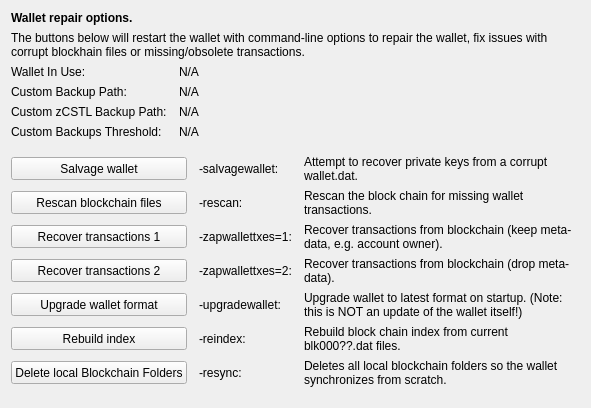
     <widget class="QWidget" name="tab_repair">
      <attribute name="title">
       <string>&amp;Wallet Repair</string>
      </attribute>
      <layout class="QGridLayout" name="gridLayout_4" columnstretch="0,0,0,0">
       <property name="horizontalSpacing">
        <number>12</number>
       </property>
       <item row="0" column="0" colspan="4">
        <widget class="QLabel" name="label_repair_header">
         <property name="font">
          <font>
           <weight>75</weight>
           <bold>true</bold>
          </font>
         </property>
         <property name="text">
          <string>Wallet repair options.</string>
         </property>
        </widget>
       </item>
       <item row="1" column="0" colspan="4">
        <widget class="QLabel" name="label_repair_helptext">
         <property name="font">
          <font>
           <weight>50</weight>
           <bold>false</bold>
          </font>
         </property>
         <property name="text">
          <string>The buttons below will restart the wallet with command-line options to repair the wallet, fix issues with corrupt blockhain files or missing/obsolete transactions.</string>
         </property>
         <property name="wordWrap">
          <bool>true</bool>
         </property>
        </widget>
       </item>
       <item row="2" column="0">
        <widget class="QLabel" name="wallet_path_label">
         <property name="text">
          <string>Wallet In Use:</string>
         </property>
        </widget>
       </item>
       <item row="2" column="1" colspan="3">
        <widget class="QLabel" name="wallet_path">
         <property name="cursor">
          <cursorShape>IBeamCursor</cursorShape>
         </property>
         <property name="text">
          <string>N/A</string>
         </property>
         <property name="textFormat">
          <enum>Qt::PlainText</enum>
         </property>
         <property name="textInteractionFlags">
          <set>Qt::LinksAccessibleByMouse|Qt::TextSelectableByKeyboard|Qt::TextSelectableByMouse</set>
         </property>
        </widget>
       </item>
       <item row="3" column="0">
        <widget class="QLabel" name="wallet_custombackuppath_label">
         <property name="text">
          <string>Custom Backup Path:</string>
         </property>
         <property name="visible">
          <bool>false</bool>
         </property>
        </widget>
       </item>
       <item row="3" column="1" colspan="3">
        <widget class="QLabel" name="wallet_custombackuppath">
         <property name="cursor">
          <cursorShape>IBeamCursor</cursorShape>
         </property>
         <property name="text">
          <string>N/A</string>
         </property>
         <property name="textFormat">
          <enum>Qt::PlainText</enum>
         </property>
         <property name="textInteractionFlags">
          <set>Qt::LinksAccessibleByMouse|Qt::TextSelectableByKeyboard|Qt::TextSelectableByMouse</set>
         </property>
         <property name="visible">
          <bool>false</bool>
         </property>
        </widget>
       </item>
       <item row="4" column="0">
        <widget class="QLabel" name="wallet_customzcstlbackuppath_label">
         <property name="text">
          <string>Custom zCSTL Backup Path:</string>
         </property>
         <property name="visible">
          <bool>false</bool>
         </property>
        </widget>
       </item>
       <item row="4" column="1" colspan="3">
        <widget class="QLabel" name="wallet_customzcstlbackuppath">
         <property name="cursor">
          <cursorShape>IBeamCursor</cursorShape>
         </property>
         <property name="text">
          <string>N/A</string>
         </property>
         <property name="textFormat">
          <enum>Qt::PlainText</enum>
         </property>
         <property name="textInteractionFlags">
          <set>Qt::LinksAccessibleByMouse|Qt::TextSelectableByKeyboard|Qt::TextSelectableByMouse</set>
         </property>
         <property name="visible">
          <bool>false</bool>
         </property>
        </widget>
       </item>
       <item row="5" column="0">
        <widget class="QLabel" name="wallet_custombackupthreshold_label">
         <property name="text">
          <string>Custom Backups Threshold:</string>
         </property>
         <property name="visible">
          <bool>false</bool>
         </property>
        </widget>
       </item>
       <item row="5" column="1" colspan="3">
        <widget class="QLabel" name="wallet_custombackupthreshold">
         <property name="cursor">
          <cursorShape>IBeamCursor</cursorShape>
         </property>
         <property name="text">
          <string>N/A</string>
         </property>
         <property name="textFormat">
          <enum>Qt::PlainText</enum>
         </property>
         <property name="textInteractionFlags">
          <set>Qt::LinksAccessibleByMouse|Qt::TextSelectableByKeyboard|Qt::TextSelectableByMouse</set>
         </property>
         <property name="visible">
          <bool>false</bool>
         </property>
        </widget>
       </item>
       <item row="6" column="0">
        <spacer name="verticalSpacer_repair1">
         <property name="orientation">
          <enum>Qt::Vertical</enum>
         </property>
         <property name="sizeHint" stdset="0">
          <size>
           <width>10</width>
           <height>10</height>
          </size>
         </property>
        </spacer>
       </item>
       <item row="7" column="0" colspan="2">
        <widget class="QPushButton" name="btn_salvagewallet">
         <property name="minimumSize">
          <size>
           <width>100</width>
           <height>23</height>
          </size>
         </property>
         <property name="text">
          <string>Salvage wallet</string>
         </property>
        </widget>
       </item>
       <item row="7" column="2">
        <widget class="QLabel" name="label_repair_salvage_command">
         <property name="text">
          <string notr="true">-salvagewallet:</string>
         </property>
        </widget>
       </item>
       <item row="7" column="3">
        <widget class="QLabel" name="label_repair_salvage">
         <property name="text">
          <string>Attempt to recover private keys from a corrupt wallet.dat.</string>
         </property>
         <property name="wordWrap">
          <bool>true</bool>
         </property>
        </widget>
       </item>
       <item row="8" column="0" colspan="2">
        <widget class="QPushButton" name="btn_rescan">
         <property name="minimumSize">
          <size>
           <width>100</width>
           <height>23</height>
          </size>
         </property>
         <property name="text">
          <string>Rescan blockchain files</string>
         </property>
        </widget>
       </item>
       <item row="8" column="2">
        <widget class="QLabel" name="label_repair_rescan_command">
         <property name="text">
          <string notr="true">-rescan:</string>
         </property>
        </widget>
       </item>
       <item row="8" column="3">
        <widget class="QLabel" name="label_repair_rescan">
         <property name="text">
          <string>Rescan the block chain for missing wallet transactions.</string>
         </property>
         <property name="wordWrap">
          <bool>true</bool>
         </property>
        </widget>
       </item>
       <item row="9" column="0" colspan="2">
        <widget class="QPushButton" name="btn_zapwallettxes1">
         <property name="minimumSize">
          <size>
           <width>100</width>
           <height>23</height>
          </size>
         </property>
         <property name="text">
          <string>Recover transactions 1</string>
         </property>
        </widget>
       </item>
       <item row="9" column="2">
        <widget class="QLabel" name="label_repair_zap1_command">
         <property name="text">
          <string notr="true">-zapwallettxes=1:</string>
         </property>
        </widget>
       </item>
       <item row="9" column="3">
        <widget class="QLabel" name="label_repair_zap1">
         <property name="text">
          <string>Recover transactions from blockchain (keep meta-data, e.g. account owner).</string>
         </property>
         <property name="wordWrap">
          <bool>true</bool>
         </property>
        </widget>
       </item>
       <item row="10" column="0" colspan="2">
        <widget class="QPushButton" name="btn_zapwallettxes2">
         <property name="minimumSize">
          <size>
           <width>100</width>
           <height>23</height>
          </size>
         </property>
         <property name="text">
          <string>Recover transactions 2</string>
         </property>
        </widget>
       </item>
       <item row="10" column="2">
        <widget class="QLabel" name="label_repair_zap2_command">
         <property name="text">
          <string notr="true">-zapwallettxes=2:</string>
         </property>
        </widget>
       </item>
       <item row="10" column="3">
        <widget class="QLabel" name="label_repair_zap2">
         <property name="text">
          <string>Recover transactions from blockchain (drop meta-data).</string>
         </property>
         <property name="wordWrap">
          <bool>true</bool>
         </property>
        </widget>
       </item>
       <item row="11" column="0" colspan="2">
        <widget class="QPushButton" name="btn_upgradewallet">
         <property name="minimumSize">
          <size>
           <width>100</width>
           <height>23</height>
          </size>
         </property>
         <property name="text">
          <string>Upgrade wallet format</string>
         </property>
        </widget>
       </item>
       <item row="11" column="2">
        <widget class="QLabel" name="label_repair_upgrade_command">
         <property name="text">
          <string notr="true">-upgradewallet:</string>
         </property>
        </widget>
       </item>
       <item row="11" column="3">
        <widget class="QLabel" name="label_repair_upgrade">
         <property name="text">
          <string>Upgrade wallet to latest format on startup. (Note: this is NOT an update of the wallet itself!)</string>
         </property>
         <property name="wordWrap">
          <bool>true</bool>
         </property>
        </widget>
       </item>
       <item row="12" column="0" colspan="2">
        <widget class="QPushButton" name="btn_reindex">
         <property name="minimumSize">
          <size>
           <width>100</width>
           <height>23</height>
          </size>
         </property>
         <property name="text">
          <string>Rebuild index</string>
         </property>
        </widget>
       </item>
       <item row="12" column="2">
        <widget class="QLabel" name="label_repair_reindex_command">
         <property name="text">
          <string notr="true">-reindex:</string>
         </property>
        </widget>
       </item>
       <item row="12" column="3">
        <widget class="QLabel" name="label_repair_reindex">
         <property name="text">
          <string>Rebuild block chain index from current blk000??.dat files.</string>
         </property>
         <property name="wordWrap">
          <bool>true</bool>
         </property>
        </widget>
       </item>
       <item row="13" column="0" colspan="2">
        <widget class="QPushButton" name="btn_resync">
         <property name="minimumSize">
          <size>
           <width>100</width>
           <height>23</height>
          </size>
         </property>
         <property name="text">
          <string>Delete local Blockchain Folders</string>
         </property>
        </widget>
       </item>
       <item row="13" column="2">
        <widget class="QLabel" name="label_repair_resync_command">
         <property name="text">
          <string>-resync:</string>
         </property>
        </widget>
       </item>
       <item row="13" column="3">
        <widget class="QLabel" name="label_repair_resync">
         <property name="text">
          <string>Deletes all local blockchain folders so the wallet synchronizes from scratch.</string>
         </property>
         <property name="wordWrap">
          <bool>true</bool>
         </property>
        </widget>
       </item>
       <item row="14" column="0">
        <spacer name="verticalSpacer_repair2">
         <property name="orientation">
          <enum>Qt::Vertical</enum>
         </property>
         <property name="sizeHint" stdset="0">
          <size>
           <width>20</width>
           <height>10</height>
          </size>
         </property>
        </spacer>
       </item>
      </layout>
     </widget>
